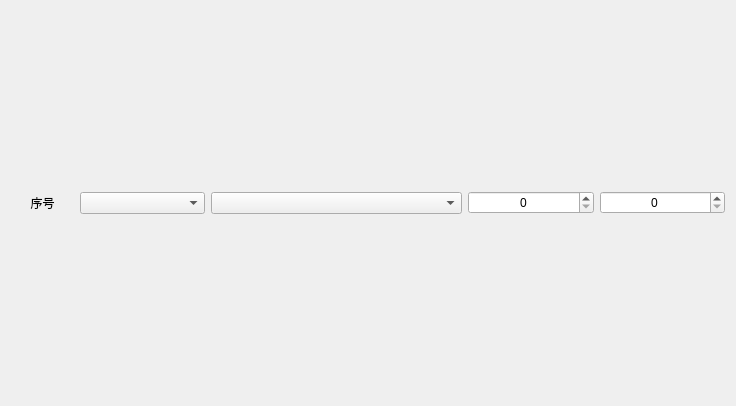
<?xml version="1.0" encoding="UTF-8"?>
<ui version="4.0">
 <class>FormulaRowUI</class>
 <widget class="QWidget" name="FormulaRowUI">
  <property name="geometry">
   <rect>
    <x>0</x>
    <y>0</y>
    <width>736</width>
    <height>406</height>
   </rect>
  </property>
  <property name="windowTitle">
   <string>Form</string>
  </property>
  <layout class="QHBoxLayout" name="horizontalLayout" stretch="1,2,4,2,2">
   <item>
    <widget class="QLabel" name="lblIndex">
     <property name="text">
      <string>序号</string>
     </property>
     <property name="alignment">
      <set>Qt::AlignCenter</set>
     </property>
    </widget>
   </item>
   <item>
    <widget class="QComboBox" name="comboBoxType"/>
   </item>
   <item>
    <widget class="QComboBox" name="comboReagent"/>
   </item>
   <item>
    <widget class="QSpinBox" name="sbQuantity">
     <property name="alignment">
      <set>Qt::AlignCenter</set>
     </property>
     <property name="maximum">
      <number>9999</number>
     </property>
    </widget>
   </item>
   <item>
    <widget class="QSpinBox" name="sbTime">
     <property name="alignment">
      <set>Qt::AlignCenter</set>
     </property>
     <property name="maximum">
      <number>9999</number>
     </property>
    </widget>
   </item>
  </layout>
 </widget>
 <resources/>
 <connections/>
</ui>
